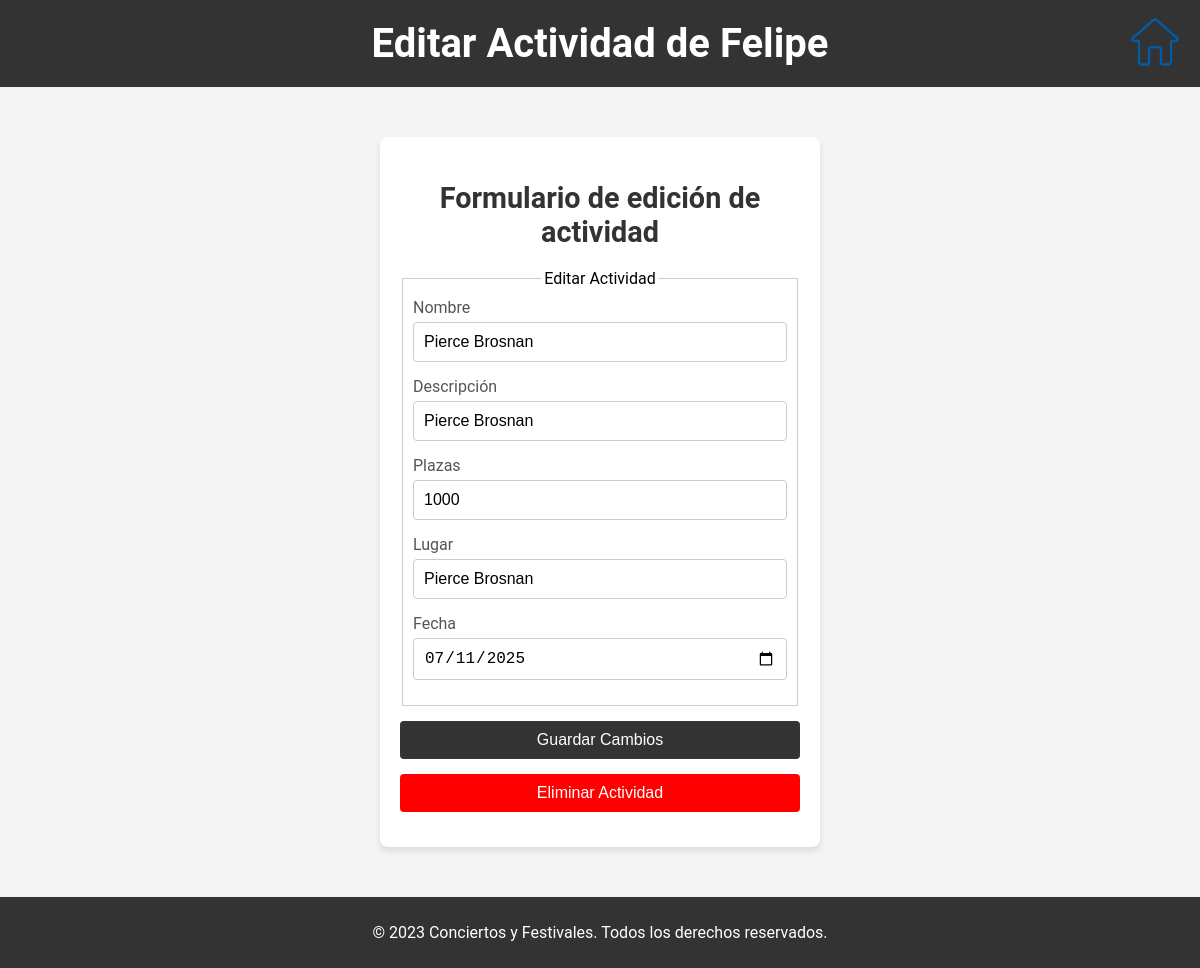
The page /views/editActivity.php?actividad=Pierce+Brosnan (signed in) on the database its author committed.
### tables this page shows
CREATE TABLE `eventos` (
  `id` int(11) NOT NULL,
  `nombre` varchar(45) NOT NULL,
  `descripcion` varchar(45) DEFAULT NULL,
  `idTipoEvento` int(11) NOT NULL,
  `plazas` smallint(15) NOT NULL,
  `precio` float DEFAULT NULL,
  `lugar` varchar(45) DEFAULT NULL,
  `fInicio` date DEFAULT NULL,
  `fFinal` date DEFAULT NULL,
  `usuarios_id` int(11) NOT NULL,
  `imagen` varchar(45) NOT NULL
);

CREATE TABLE `actividades` (
  `id` int(11) NOT NULL,
  `nombre` varchar(45) NOT NULL,
  `descripcion` varchar(45) DEFAULT NULL,
  `orden` smallint(15) DEFAULT NULL,
  `plazas` int(200) NOT NULL,
  `lugar` varchar(45) NOT NULL,
  `fecha` date NOT NULL,
  `idEvento` int(11) NOT NULL
);

### Datos/Database.php (called while the page is built, shortened)
<?php
class Database {
    private static $instance = null;
    private function __construct() {
        $host = 'localhost';
        $db   = 'ConFest';
        $user = 'root';
        $pass = '';
        $charset = 'utf8';
        $dsn = "mysql:host=$host;dbname=$db;charset=$charset";
        $options = [
            PDO::ATTR_ERRMODE            => PDO::ERRMODE_EXCEPTION,
            PDO::ATTR_DEFAULT_FETCH_MODE => PDO::FETCH_ASSOC,
            PDO::ATTR_EMULATE_PREPARES   => false,
        ];
        try {
            $this->pdo = new PDO($dsn, $user, $pass, $options);
        } catch (\PDOException $e) {
            throw new \PDOException($e->getMessage(), (int)$e->getCode());
        }
    }
    public static function getInstance() {
        if (self::$instance === null) {
            self::$instance = new Database();
        }
        return self::$instance->pdo;
    }
}

### controllers/ActivityController.php (called while the page is built, shortened)
<?php
require_once __DIR__ . '/../Datos/Database.php';
require_once __DIR__ . '/../models/Activity.php';
class ActivityController {
    private $pdo;
    public function __construct() {
        $this->pdo = Database::getInstance();
    }
    public function getByEvento($idEvento) {
        $stmt = $this->pdo->prepare("SELECT * FROM actividades WHERE idEvento = ?");
        $stmt->execute([$idEvento]);
        $result = [];
        while ($row = $stmt->fetch()) {
            $result[] = new Activity($row);
        }
        return $result;
    }
    public function getByNombre($nombre) {
        $stmt = $this->pdo->prepare("SELECT * FROM actividades WHERE nombre = ?");
        $stmt->execute([$nombre]);
        $row = $stmt->fetch();
        return $row ? new Activity($row) : null;
    }
}
?>

### models/Activity.php (called while the page is built, shortened)
<?php
class Activity {
    public function __construct($data) {
        $this->nombre = $data['nombre'] ?? '';
        $this->descripcion = $data['descripcion'] ?? '';
        $this->plazas = $data['plazas'] ?? 0;
        $this->lugar = $data['lugar'] ?? '';
        $this->fecha = $data['fecha'] ?? '';
        $this->idEvento = $data['idEvento'] ?? null;
    }
}
?>

### controllers/EventController.php (called while the page is built, shortened)
<?php
require_once __DIR__ . '/../Datos/Database.php';
require_once __DIR__ . '/../models/Event.php';
class EventController {
    private $pdo;
    public function __construct() {
        $this->pdo = Database::getInstance();
    }
    public function getById($id) {
        $stmt = $this->pdo->prepare("SELECT * FROM eventos WHERE id = ?");
        $stmt->execute([$id]);
        $row = $stmt->fetch();
        return $row ? new Event($row) : null;
    }
}

### models/Event.php (called while the page is built, shortened)
<?php
class Event {
    public function __construct($data) {
        $this->nombre = $data['nombre'] ?? '';
    }
}
?>

### views/editActivity.php (the view, shortened to what this page needs)
<?php
require_once __DIR__ . '/../controllers/ActivityController.php';
require_once __DIR__ . '/../controllers/EventController.php';
$activityController = new ActivityController();
$eventController = new EventController();
$nombreActividad = $_GET['actividad'] ?? '';
$actividad = $activityController->getByNombre($nombreActividad);
if (!$actividad) {
    $mensaje = 'Actividad no encontrada.';
} else {
    $evento = $eventController->getById($actividad->idEvento);
    $todasActividades = $activityController->getByEvento($actividad->idEvento);
}
?>
<!DOCTYPE html>
<html lang="es">
<head>
    <link rel="stylesheet" href="../estilo-index.css?v=<?= time() ?>">
</head>
<body>
    <header>
        <h1>Editar Actividad<?= isset($evento) && $evento ? ' de ' . htmlspecialchars($evento->nombre) : '' ?></h1>
        <div class="iconHeader">
            <a href="../index.php" class="iconLogIn">
                <img src="../Imagenes/home.png" alt="Volver al inicio">
            </a>
        </div>
    </header>
    <div class="containerForm">
        <h2>Formulario de edición de actividad</h2>
        <?php if ($actividad): ?>
        <form action="" method="POST" class="form" id="activityForm">
            <fieldset style="margin-bottom:15px; border:1px solid #ccc; padding:10px;">
                <legend>Editar Actividad</legend>
                <div class="groupForm">
                    <label>Nombre</label>
                    <input type="text" name="nombre" value="<?= htmlspecialchars($_POST['nombre'] ?? $actividad->nombre) ?>">
                </div>
                <div class="groupForm">
                    <label>Descripción</label>
                    <input type="text" name="descripcion" value="<?= htmlspecialchars($_POST['descripcion'] ?? $actividad->descripcion) ?>">
                </div>
                <div class="groupForm">
                    <label>Plazas</label>
                    <input type="number" name="plazas" value="<?= htmlspecialchars($_POST['plazas'] ?? $actividad->plazas) ?>" min="1">
                </div>
                <div class="groupForm">
                    <label>Lugar</label>
                    <input type="text" name="lugar" value="<?= htmlspecialchars($_POST['lugar'] ?? $actividad->lugar) ?>">
                </div>
                <div class="groupForm">
                    <label>Fecha</label>
                    <input type="date" name="fecha" value="<?= htmlspecialchars($_POST['fecha'] ?? $actividad->fecha) ?>">
                </div>
            </fieldset>
            <div class="groupForm">
                <button type="submit" name="editar_actividad" value="1">Guardar Cambios</button>
            </div>
        </form>
        <?php if (count($todasActividades) > 1): ?>
        <form action="" method="POST" class="form" id="deleteForm" onsubmit="return confirm('¿Estás seguro de que deseas eliminar esta actividad? Esta acción no se puede deshacer.');">
            <div class="groupForm">
                <button type="submit" name="eliminar_actividad" value="1" style="background-color:red;color:white;">Eliminar Actividad</button>
            </div>
        </form>
        <?php endif; ?>
        <?php endif; ?>
    </div>
    <footer>
        <div id="center">
            <p>&copy; 2023 Conciertos y Festivales. Todos los derechos reservados.</p>
        </div>
    </footer>
</body>
</html>

### estilo-index.css (style rules this page uses)
html, body { font-family: 'Roboto', sans-serif; height: 100%; margin: 0; padding: 0; background-color: #f4f4f4; }
body { min-height: 100vh; display: flex; flex-direction: column; }
header h1 { margin: 0; font-size: 2.5rem; }
header { position: relative; background-color: #333; color: #fff; padding: 20px 0; text-align: center; }
.iconHeader { position: absolute; top: 50%; right: 20px; display: flex; align-items: center; transform: translateY(-50%); gap: 10px; }
.iconHeader .iconEdit img, .iconHeader .iconLogIn img { object-fit: contain; cursor: pointer; display: inline-block; }
.iconLogIn { order: 1; }
.iconLogIn img { width: 50px; height: 50px; cursor: pointer; }
footer { background-color: #333; color: #fff; padding: 10px 0; margin-top: 20px; display: flex; justify-content: space-between; align-items: center; text-align: center; margin-top: auto; }
footer div { flex: 1; display: flex; align-items: center; justify-content: center; }
footer #center { justify-content: center; }
.containerForm { max-width: 600px; width: 90%; max-width: 400px; margin: 50px auto; padding: 20px; background-color: #fff; border-radius: 8px; box-shadow: 0 4px 6px rgba(0, 0, 0, 0.1); text-align: center; }
.containerForm h2 { margin-bottom: 20px; font-size: 1.8rem; color: #333; }
.groupForm { margin-bottom: 15px; text-align: left; }
.groupForm label { display: block; margin-bottom: 5px; font-size: 1rem; color: #555; }
.groupForm input { width: 100%; padding: 10px; font-size: 1rem; border: 1px solid #ccc; border-radius: 4px; box-sizing: border-box; }
.groupForm button { width: 100%; padding: 10px; font-size: 1rem; background-color: #333; color: #fff; border: none; border-radius: 4px; cursor: pointer; transition: background-color 0.3s ease; }

### rows shown on the page
eventos: nombre "Felipe"
actividades: nombre "Pierce Brosnan", descripcion "Pierce Brosnan", plazas "1000", lugar "Pierce Brosnan", fecha "07/11/2025"
